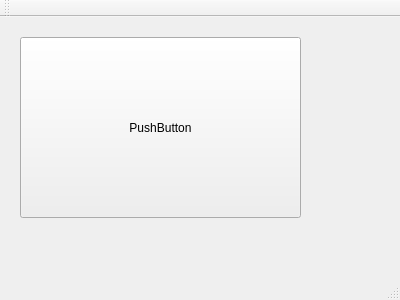
<?xml version="1.0" encoding="UTF-8"?>
<ui version="4.0">
 <class>MainWindow</class>
 <widget class="QMainWindow" name="MainWindow">
  <property name="geometry">
   <rect>
    <x>0</x>
    <y>0</y>
    <width>400</width>
    <height>300</height>
   </rect>
  </property>
  <property name="windowTitle">
   <string>MainWindow</string>
  </property>
  <widget class="QWidget" name="centralWidget">
   <widget class="QPushButton" name="pushButton">
    <property name="geometry">
     <rect>
      <x>20</x>
      <y>20</y>
      <width>281</width>
      <height>181</height>
     </rect>
    </property>
    <property name="text">
     <string>PushButton</string>
    </property>
   </widget>
  </widget>
  <widget class="QMenuBar" name="menuBar">
   <property name="geometry">
    <rect>
     <x>0</x>
     <y>0</y>
     <width>400</width>
     <height>22</height>
    </rect>
   </property>
  </widget>
  <widget class="QToolBar" name="mainToolBar">
   <attribute name="toolBarArea">
    <enum>TopToolBarArea</enum>
   </attribute>
   <attribute name="toolBarBreak">
    <bool>false</bool>
   </attribute>
  </widget>
  <widget class="QStatusBar" name="statusBar"/>
 </widget>
 <layoutdefault spacing="6" margin="11"/>
 <resources/>
 <connections/>
</ui>
